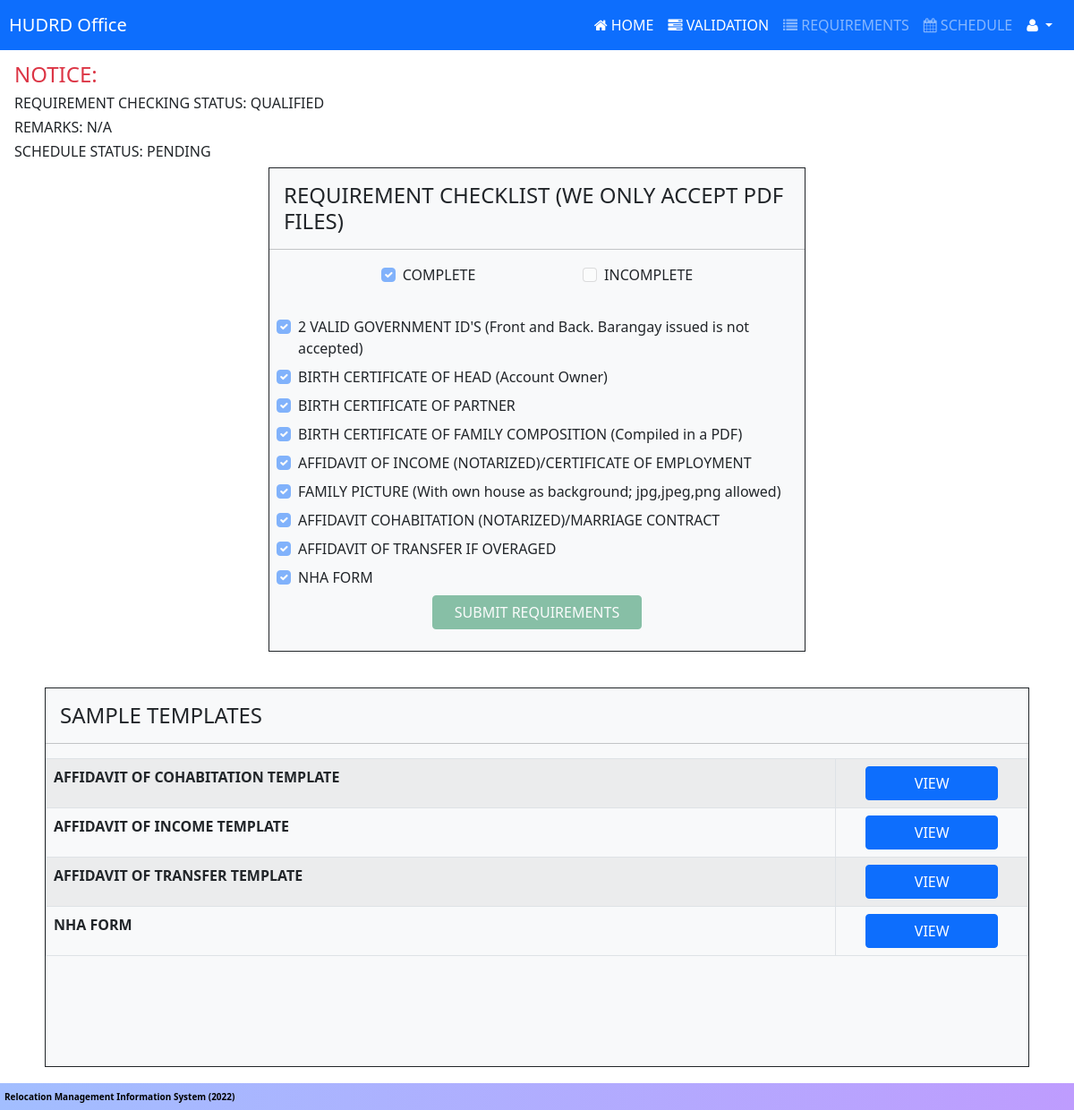
/userData/isf/isf-requirements.php (signed in), run on the app's committed database.
### tables this page shows
CREATE TABLE `tbl_requirements` (
  `req_id` int(11) NOT NULL AUTO_INCREMENT,
  `req_valid_id1` varchar(255) NOT NULL,
  `req_valid_id2` varchar(255) NOT NULL,
  `req_birthcert` varchar(255) NOT NULL,
  `req_birthcert_partner` varchar(255) NOT NULL,
  `req_birthcert_fam` varchar(255) NOT NULL,
  `req_income_or_employment` varchar(255) NOT NULL,
  `req_family_pic` blob NOT NULL,
  `req_cohab_or_marriage` varchar(255) NOT NULL,
  `req_affi_transfer` varchar(255) NOT NULL,
  `req_nha_form` varchar(255) NOT NULL,
  `req_complete` tinyint(1) NOT NULL DEFAULT 0,
  `req_status` varchar(255) NOT NULL,
  `req_remark` varchar(255) NOT NULL,
  `req_handler` varchar(255) NOT NULL DEFAULT 'PENDING',
  `req_handled_date` date DEFAULT curdate(),
  `user_id` int(11) NOT NULL,
  `v_id` int(11) NOT NULL,
  PRIMARY KEY (`req_id`),
  KEY `fk_v_id` (`v_id`),
  CONSTRAINT `fk_v_id` FOREIGN KEY (`v_id`) REFERENCES `tbl_validation` (`v_id`) ON DELETE CASCADE ON UPDATE CASCADE
);

### includes/submitReqModal.php (the view, shortened to what this page needs)
<a type="button" href="#" class="btn btn-success ps-4 pe-4" <?php global $display;
                                                            if ($display == true) {
                                                                echo "style='pointer-events:none;opacity:0.5;'";
                                                            } else {
                                                                echo "style='pointer-events:default;opacity:1;'";
                                                            } ?> data-bs-toggle="modal"
    data-bs-target="#submitReqModal<?php echo $row['req_id']; ?>">
    SUBMIT REQUIREMENTS</a>

### userData/isf/isf-requirements.php (shortened to what this page needs)
<?php include "../../includes/isf-header.php";
include "checkIfQualified.php";
?>
<div class="text-start ms-3">
    <?php
    req_status();
    ?>
</div>
<div class="col-lg-6 pb-4 bg-light col-11 mb-2 mt-2 border border-1 border-dark ms-auto me-auto"
    style="min-height: 65vh; ">
    <h4 class="m-3">REQUIREMENT CHECKLIST (WE ONLY ACCEPT PDF FILES)</h4>
    <hr>
    <?php
    $username = $_SESSION['username'];
    $query = $conn->query("SELECT * FROM tbl_requirements INNER JOIN tbl_users ON tbl_users.user_id = tbl_requirements.user_id INNER JOIN tbl_validation ON tbl_validation.user_id = tbl_requirements.user_id LEFT JOIN tbl_accounts ON tbl_users.user_id = tbl_accounts.user_id WHERE tbl_accounts.user_name ='$username'");
    if ($query) {
        while ($row = $query->fetch_assoc()) :
    ?>
    <div class=" justify-content-evenly form-row">
        <div class="form-check ">
            <input type="checkbox" disabled class=" form-check-input" <?php if ($row['req_complete'] == "1") {
                                                                                    echo "checked";
                                                                                } ?>>
            <label for="">COMPLETE</label>
        </div>
        <div class="form-check">
            <input type="checkbox" class=" form-check-input" disabled <?php if ($row['req_complete'] == "0") {
                                                                                    echo "checked";
                                                                                } ?> id="">
            <label for="">INCOMPLETE</label>
        </div>
    </div>
    <br>
    <div class="form-check form-row m-2">
        <input type="checkbox" class=" form-check-input" <?php if (!empty($row['req_valid_id1']) && !empty($row['req_valid_id2'])) {
                                                                        echo "checked";
                                                                    } ?> disabled id="">
        <label for="">2 VALID GOVERNMENT ID'S (Front and Back. Barangay issued is not accepted)</label>
    </div>
    <div class="form-check form-row m-2">
        <input type="checkbox" class=" form-check-input" <?php if (!empty($row['req_birthcert'])) {
                                                                        echo "checked";
                                                                    } ?> disabled id="">
        <label for="">BIRTH CERTIFICATE OF HEAD (Account Owner)</label>
    </div>
    <div class="form-check form-row m-2">
        <input type="checkbox" class=" form-check-input" <?php if (!empty($row['req_birthcert_partner'])) {
                                                                        echo "checked";
                                                                    } ?> disabled id="">
        <label for="">BIRTH CERTIFICATE OF PARTNER</label>
    </div>
    <div class="form-check form-row m-2">
        <input type="checkbox" class=" form-check-input" <?php if (!empty($row['req_birthcert_fam'])) {
                                                                        echo "checked";
                                                                    } ?> disabled id="">
        <label for="">BIRTH CERTIFICATE OF FAMILY COMPOSITION (Compiled in a PDF)</label>
    </div>
    <div class="form-check form-row m-2">
        <input type="checkbox" class=" form-check-input" <?php if (!empty($row['req_income_or_employment'])) {
                                                                        echo "checked";
                                                                    } ?> disabled id="">
        <label for="">AFFIDAVIT OF INCOME (NOTARIZED)/CERTIFICATE OF EMPLOYMENT</label>
    </div>
    <div class="form-check form-row m-2">
        <input type="checkbox" class=" form-check-input" <?php if (!empty($row['req_family_pic'])) {
                                                                        echo "checked";
                                                                    } ?> disabled id="">
        <label for="">FAMILY PICTURE (With own house as background; jpg,jpeg,png allowed)</label>
    </div>
    <div class="form-check form-row m-2">
        <input type="checkbox" class=" form-check-input" <?php if (!empty($row['req_cohab_or_marriage'])) {
                                                                        echo "checked";
                                                                    } ?> disabled id="">
        <label for="">AFFIDAVIT COHABITATION (NOTARIZED)/MARRIAGE CONTRACT </label>
    </div>
    <div class="form-check form-row m-2  <?php if ($row['age'] < 60) {
                                                        echo "d-none";
                                                    } ?>">
        <input type="checkbox" class=" form-check-input" <?php if (!empty($row['req_affi_transfer'])) {
                                                                        echo "checked";
                                                                    } ?> disabled id="">
        <label for="">AFFIDAVIT OF TRANSFER IF OVERAGED</label>
    </div>
    <div class="form-check form-row m-2">
        <input type="checkbox" class=" form-check-input" <?php if (!empty($row['req_nha_form'])) {
                                                                        echo "checked";
                                                                    } ?> disabled id="">
        <label for="">NHA FORM</label>
    </div>
    <div class="form-row justify-content-center">
        <?php include "../../includes/submitReqModal.php"; ?>
    </div>
</div>
<br>
<div class="col-lg-11 pb-4 bg-light col-11 mb-2 mt-2 border border-1 border-dark ms-auto me-auto"
    style="min-height: 40vh; ">
    <h4 class="m-3">SAMPLE TEMPLATES</h4>
    <hr>
    <div class="table-responsive" style="min-height: 40vh;">
        <table class="text-center table table-bordered table-striped">
            <tr class="text-start">
                <th>AFFIDAVIT OF COHABITATION TEMPLATE</th>
                <td class="text-center"><?php include "../../includes/cohabitationModal.php"; ?></td>
            </tr>
            <tr class="text-start">
                <th>AFFIDAVIT OF INCOME TEMPLATE</th>
                <td class="text-center"><?php include "../../includes/incomeModal.php"; ?></td>
            </tr>
            <tr class="text-start <?php if ($row['age'] < 60) {
                                        echo "d-none";
                                    } ?>">
                <th>AFFIDAVIT OF TRANSFER TEMPLATE</th>
                <td class="text-center"><?php include "../../includes/transferModal.php"; ?></td>
            </tr>
            <tr class="text-start">
                <th>NHA FORM</th>
                <td class="text-center"><?php include "../../includes/nhaModal.php"; ?></td>
            </tr>
        </table>
    </div>
</div>
<?php
        endwhile;
    }
?>
<?php include "../../includes/footer.php" ?>

### userData/isf/checkIfQualified.php (shortened to what this page needs)
<?php
$username = $_SESSION['username'];
$getID = $conn->query("SELECT tbl_users.user_id FROM tbl_users INNER JOIN tbl_accounts ON tbl_users.user_id = tbl_accounts.user_id WHERE tbl_accounts.user_name = '$username'");
if (mysqli_num_rows($getID) == 1) {
    global $display;
    $value = $getID->fetch_assoc();
    $user_id = $value['user_id'];
    $checkStatus = $conn->query("SELECT * FROM tbl_requirements WHERE user_id = $user_id");
    if (mysqli_num_rows($checkStatus) == 1) {
        global $display;
        global $req_status;
        global $remarks;
        $row = $checkStatus->fetch_assoc();
        $req_status = $row['req_status'];
        $remarks = $row['req_remark'];
        if ($req_status == "PENDING") {
            $display = false;
        } else {
            $checks_Status = $conn->query("SELECT * FROM tbl_schedule WHERE user_id = $user_id");
            if (mysqli_num_rows($checks_Status) == 1) {
                global $display1;
                $row1 = $checks_Status->fetch_assoc();
                $s_status = $row1['s_status'];
                if ($s_status == "NOT ALLOCATED") {
                    $display1 = true;
                } else {
                    $display1 = false;
                }
            }
            $display = true;
        }
    } else {
        $display = false;
    }
} else {
    $display = false;
}
function req_status()
{
    global $display;
    global $display1;
    global $remarks;
    if ($display == true) {
        global $req_status;
        echo "<h4 class='text-danger'>
        NOTICE:</h4>";
        echo '<h6>REQUIREMENT CHECKING STATUS: ' . $req_status . '</h6>';
        if ($remarks == "") {
            echo '<h6>REMARKS: N/A</h6>';
        } else {
            echo '<h6>REMARKS: ' . $remarks . ' </h6>';
        }
        if ($display1 == true) {
            echo '<h6>SCHEDULE STATUS: PENDING </h6>';
        } else {
        }
    } else {
    }
}

### includes/cohabitationModal.php (shortened to what this page needs)
<a type="button" href="#" class="btn text-center btn-primary w-75" data-bs-toggle="modal"
    data-bs-target="#cohabitation">
    VIEW</a>

### includes/incomeModal.php (shortened to what this page needs)
<a type="button" href="#" class="btn text-center btn-primary w-75" data-bs-toggle="modal" data-bs-target="#incomeModal">
    VIEW</a>

### includes/transferModal.php (shortened to what this page needs)
<a type="button" href="#" class="btn text-center btn-primary w-75" data-bs-toggle="modal"
    data-bs-target="#transferModal">
    VIEW</a>

### includes/nhaModal.php (shortened to what this page needs)
<a type="button" href="#" class="btn text-center btn-primary w-75" data-bs-toggle="modal" data-bs-target="#nhaMod">
    VIEW</a>

### css/navAndFoot.css (style rules this page uses)
body { font-family: "Franklin Gothic Medium", "Arial Narrow", Arial, sans-serif; height: auto; padding-top: 4.3rem; padding-bottom: 2.5rem; }

### css/header.css (style rules this page uses)
.form-row { display: flex; flex-wrap: wrap; margin-right: 5px; margin-left: 5px; }

### data on the page
tbl_requirements: req_status "QUALIFIED", req_complete "☑", req_valid_id2 "☑", req_birthcert "☑", req_birthcert_partner "☑", req_birthcert_fam "☑", req_income_or_employment "☑", req_family_pic "☑", req_cohab_or_marriage "☑", req_affi_transfer "☑", req_nha_form "☑"
